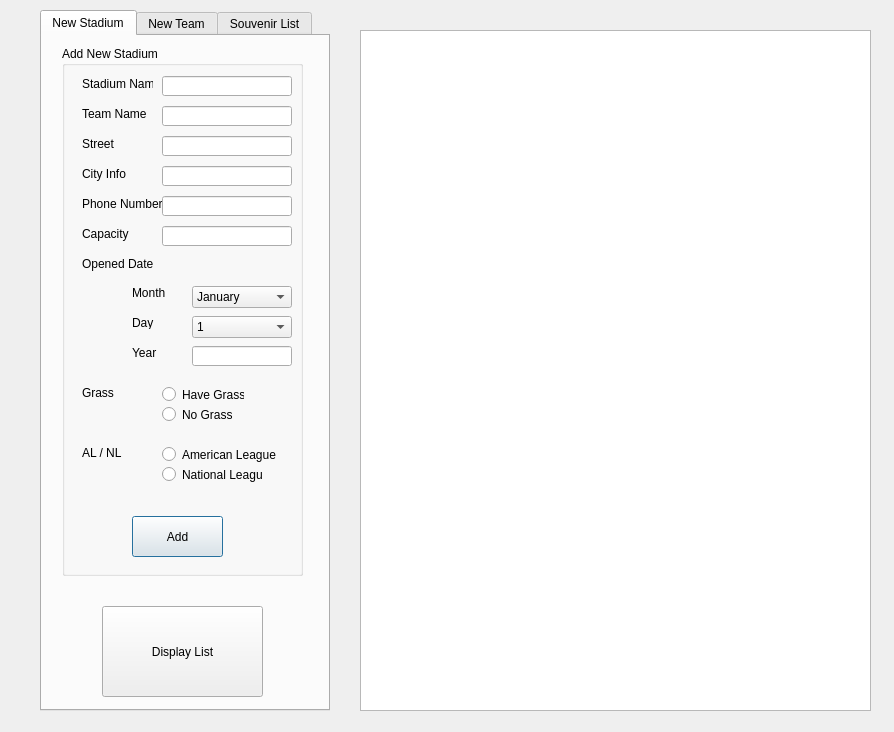
<?xml version="1.0" encoding="UTF-8"?>
<ui version="4.0">
 <class>adminFuntion</class>
 <widget class="QDialog" name="adminFuntion">
  <property name="geometry">
   <rect>
    <x>0</x>
    <y>0</y>
    <width>894</width>
    <height>732</height>
   </rect>
  </property>
  <property name="windowTitle">
   <string>Dialog</string>
  </property>
  <widget class="QTabWidget" name="tabWidget">
   <property name="geometry">
    <rect>
     <x>40</x>
     <y>10</y>
     <width>290</width>
     <height>701</height>
    </rect>
   </property>
   <property name="currentIndex">
    <number>0</number>
   </property>
   <widget class="QWidget" name="NewStadium">
    <attribute name="title">
     <string>New Stadium</string>
    </attribute>
    <widget class="QGroupBox" name="groupBox_5">
     <property name="geometry">
      <rect>
       <x>20</x>
       <y>10</y>
       <width>241</width>
       <height>530</height>
      </rect>
     </property>
     <property name="title">
      <string>Add New Stadium</string>
     </property>
     <widget class="QLabel" name="label_8">
      <property name="geometry">
       <rect>
        <x>20</x>
        <y>30</y>
        <width>71</width>
        <height>16</height>
       </rect>
      </property>
      <property name="text">
       <string>Stadium Name</string>
      </property>
     </widget>
     <widget class="QLabel" name="label_9">
      <property name="geometry">
       <rect>
        <x>20</x>
        <y>60</y>
        <width>71</width>
        <height>16</height>
       </rect>
      </property>
      <property name="text">
       <string>Team Name</string>
      </property>
     </widget>
     <widget class="QLabel" name="label_10">
      <property name="geometry">
       <rect>
        <x>20</x>
        <y>90</y>
        <width>51</width>
        <height>16</height>
       </rect>
      </property>
      <property name="text">
       <string>Street</string>
      </property>
     </widget>
     <widget class="QLabel" name="label_11">
      <property name="geometry">
       <rect>
        <x>20</x>
        <y>120</y>
        <width>51</width>
        <height>16</height>
       </rect>
      </property>
      <property name="text">
       <string>City Info</string>
      </property>
     </widget>
     <widget class="QLabel" name="label_12">
      <property name="geometry">
       <rect>
        <x>20</x>
        <y>150</y>
        <width>81</width>
        <height>16</height>
       </rect>
      </property>
      <property name="text">
       <string>Phone Number</string>
      </property>
     </widget>
     <widget class="QLabel" name="label_13">
      <property name="geometry">
       <rect>
        <x>20</x>
        <y>180</y>
        <width>61</width>
        <height>16</height>
       </rect>
      </property>
      <property name="text">
       <string>Capacity</string>
      </property>
     </widget>
     <widget class="QLabel" name="label_14">
      <property name="geometry">
       <rect>
        <x>20</x>
        <y>210</y>
        <width>71</width>
        <height>16</height>
       </rect>
      </property>
      <property name="text">
       <string>Opened Date</string>
      </property>
     </widget>
     <widget class="QLabel" name="label_15">
      <property name="geometry">
       <rect>
        <x>20</x>
        <y>340</y>
        <width>47</width>
        <height>13</height>
       </rect>
      </property>
      <property name="text">
       <string>Grass</string>
      </property>
     </widget>
     <widget class="QLabel" name="label_16">
      <property name="geometry">
       <rect>
        <x>20</x>
        <y>400</y>
        <width>47</width>
        <height>13</height>
       </rect>
      </property>
      <property name="text">
       <string>AL / NL</string>
      </property>
     </widget>
     <widget class="QLineEdit" name="lineEdit_NewStadium">
      <property name="geometry">
       <rect>
        <x>100</x>
        <y>30</y>
        <width>130</width>
        <height>20</height>
       </rect>
      </property>
     </widget>
     <widget class="QLineEdit" name="lineEdit_NewTeam">
      <property name="geometry">
       <rect>
        <x>100</x>
        <y>60</y>
        <width>130</width>
        <height>20</height>
       </rect>
      </property>
     </widget>
     <widget class="QLineEdit" name="lineEdit_Street">
      <property name="geometry">
       <rect>
        <x>100</x>
        <y>90</y>
        <width>130</width>
        <height>20</height>
       </rect>
      </property>
     </widget>
     <widget class="QLineEdit" name="lineEdit_CityInfo">
      <property name="geometry">
       <rect>
        <x>100</x>
        <y>120</y>
        <width>130</width>
        <height>20</height>
       </rect>
      </property>
     </widget>
     <widget class="QLineEdit" name="lineEdit_PhoneNum">
      <property name="geometry">
       <rect>
        <x>100</x>
        <y>150</y>
        <width>130</width>
        <height>20</height>
       </rect>
      </property>
     </widget>
     <widget class="QLineEdit" name="lineEdit_Capacity">
      <property name="geometry">
       <rect>
        <x>100</x>
        <y>180</y>
        <width>130</width>
        <height>20</height>
       </rect>
      </property>
     </widget>
     <widget class="QLineEdit" name="lineEdit_Year">
      <property name="geometry">
       <rect>
        <x>130</x>
        <y>300</y>
        <width>100</width>
        <height>20</height>
       </rect>
      </property>
     </widget>
     <widget class="QRadioButton" name="haveGrass">
      <property name="geometry">
       <rect>
        <x>100</x>
        <y>340</y>
        <width>82</width>
        <height>17</height>
       </rect>
      </property>
      <property name="text">
       <string>Have Grass</string>
      </property>
     </widget>
     <widget class="QPushButton" name="AddNewStadium">
      <property name="geometry">
       <rect>
        <x>70</x>
        <y>470</y>
        <width>91</width>
        <height>41</height>
       </rect>
      </property>
      <property name="text">
       <string>Add</string>
      </property>
     </widget>
     <widget class="QRadioButton" name="noGrass">
      <property name="geometry">
       <rect>
        <x>100</x>
        <y>360</y>
        <width>82</width>
        <height>17</height>
       </rect>
      </property>
      <property name="text">
       <string>No Grass</string>
      </property>
      <property name="checkable">
       <bool>true</bool>
      </property>
      <property name="checked">
       <bool>false</bool>
      </property>
     </widget>
     <widget class="QRadioButton" name="AL">
      <property name="geometry">
       <rect>
        <x>100</x>
        <y>400</y>
        <width>121</width>
        <height>17</height>
       </rect>
      </property>
      <property name="text">
       <string>American League</string>
      </property>
     </widget>
     <widget class="QRadioButton" name="NL">
      <property name="geometry">
       <rect>
        <x>100</x>
        <y>420</y>
        <width>101</width>
        <height>17</height>
       </rect>
      </property>
      <property name="text">
       <string>National League</string>
      </property>
     </widget>
     <widget class="QComboBox" name="comboBox_Month">
      <property name="geometry">
       <rect>
        <x>130</x>
        <y>240</y>
        <width>100</width>
        <height>22</height>
       </rect>
      </property>
      <item>
       <property name="text">
        <string>January</string>
       </property>
      </item>
      <item>
       <property name="text">
        <string>February</string>
       </property>
      </item>
      <item>
       <property name="text">
        <string>March</string>
       </property>
      </item>
      <item>
       <property name="text">
        <string>April</string>
       </property>
      </item>
      <item>
       <property name="text">
        <string>May</string>
       </property>
      </item>
      <item>
       <property name="text">
        <string>June</string>
       </property>
      </item>
      <item>
       <property name="text">
        <string>July</string>
       </property>
      </item>
      <item>
       <property name="text">
        <string>August</string>
       </property>
      </item>
      <item>
       <property name="text">
        <string>September</string>
       </property>
      </item>
      <item>
       <property name="text">
        <string>October</string>
       </property>
      </item>
      <item>
       <property name="text">
        <string>November</string>
       </property>
      </item>
      <item>
       <property name="text">
        <string>December</string>
       </property>
      </item>
     </widget>
     <widget class="QComboBox" name="comboBox_Day">
      <property name="geometry">
       <rect>
        <x>130</x>
        <y>270</y>
        <width>100</width>
        <height>22</height>
       </rect>
      </property>
      <item>
       <property name="text">
        <string>1</string>
       </property>
      </item>
      <item>
       <property name="text">
        <string>2</string>
       </property>
      </item>
      <item>
       <property name="text">
        <string>3</string>
       </property>
      </item>
      <item>
       <property name="text">
        <string>4</string>
       </property>
      </item>
      <item>
       <property name="text">
        <string>5</string>
       </property>
      </item>
      <item>
       <property name="text">
        <string>6</string>
       </property>
      </item>
      <item>
       <property name="text">
        <string>7</string>
       </property>
      </item>
      <item>
       <property name="text">
        <string>8</string>
       </property>
      </item>
      <item>
       <property name="text">
        <string>9</string>
       </property>
      </item>
      <item>
       <property name="text">
        <string>10</string>
       </property>
      </item>
      <item>
       <property name="text">
        <string>11</string>
       </property>
      </item>
      <item>
       <property name="text">
        <string>12</string>
       </property>
      </item>
      <item>
       <property name="text">
        <string>13</string>
       </property>
      </item>
      <item>
       <property name="text">
        <string>14</string>
       </property>
      </item>
      <item>
       <property name="text">
        <string>15</string>
       </property>
      </item>
      <item>
       <property name="text">
        <string>16</string>
       </property>
      </item>
      <item>
       <property name="text">
        <string>17</string>
       </property>
      </item>
      <item>
       <property name="text">
        <string>18</string>
       </property>
      </item>
      <item>
       <property name="text">
        <string>19</string>
       </property>
      </item>
      <item>
       <property name="text">
        <string>20</string>
       </property>
      </item>
      <item>
       <property name="text">
        <string>21</string>
       </property>
      </item>
      <item>
       <property name="text">
        <string>22</string>
       </property>
      </item>
      <item>
       <property name="text">
        <string>23</string>
       </property>
      </item>
      <item>
       <property name="text">
        <string>24</string>
       </property>
      </item>
      <item>
       <property name="text">
        <string>25</string>
       </property>
      </item>
      <item>
       <property name="text">
        <string>26</string>
       </property>
      </item>
      <item>
       <property name="text">
        <string>27</string>
       </property>
      </item>
      <item>
       <property name="text">
        <string>28</string>
       </property>
      </item>
      <item>
       <property name="text">
        <string>29</string>
       </property>
      </item>
      <item>
       <property name="text">
        <string>30</string>
       </property>
      </item>
      <item>
       <property name="text">
        <string>31</string>
       </property>
      </item>
     </widget>
     <widget class="QLabel" name="label_17">
      <property name="geometry">
       <rect>
        <x>70</x>
        <y>240</y>
        <width>47</width>
        <height>13</height>
       </rect>
      </property>
      <property name="text">
       <string>Month</string>
      </property>
     </widget>
     <widget class="QLabel" name="label_18">
      <property name="geometry">
       <rect>
        <x>70</x>
        <y>270</y>
        <width>47</width>
        <height>13</height>
       </rect>
      </property>
      <property name="text">
       <string>Day</string>
      </property>
     </widget>
     <widget class="QLabel" name="label_19">
      <property name="geometry">
       <rect>
        <x>70</x>
        <y>300</y>
        <width>47</width>
        <height>13</height>
       </rect>
      </property>
      <property name="text">
       <string>Year</string>
      </property>
     </widget>
    </widget>
    <widget class="QPushButton" name="Display_Stadium_List_1">
     <property name="geometry">
      <rect>
       <x>60</x>
       <y>570</y>
       <width>161</width>
       <height>91</height>
      </rect>
     </property>
     <property name="text">
      <string>Display List</string>
     </property>
    </widget>
   </widget>
   <widget class="QWidget" name="New_Team">
    <attribute name="title">
     <string>New Team</string>
    </attribute>
    <widget class="QGroupBox" name="groupBox_4">
     <property name="geometry">
      <rect>
       <x>20</x>
       <y>20</y>
       <width>241</width>
       <height>171</height>
      </rect>
     </property>
     <property name="title">
      <string>Add New Team</string>
     </property>
     <widget class="QLabel" name="label_6">
      <property name="geometry">
       <rect>
        <x>20</x>
        <y>40</y>
        <width>71</width>
        <height>16</height>
       </rect>
      </property>
      <property name="text">
       <string>Team Name</string>
      </property>
     </widget>
     <widget class="QLabel" name="label_7">
      <property name="geometry">
       <rect>
        <x>20</x>
        <y>80</y>
        <width>81</width>
        <height>16</height>
       </rect>
      </property>
      <property name="text">
       <string>Stadium Name</string>
      </property>
     </widget>
     <widget class="QLineEdit" name="lineEdit_TeamSwitch">
      <property name="geometry">
       <rect>
        <x>100</x>
        <y>40</y>
        <width>130</width>
        <height>20</height>
       </rect>
      </property>
     </widget>
     <widget class="QLineEdit" name="lineEdit_StadiumSwitch">
      <property name="geometry">
       <rect>
        <x>100</x>
        <y>80</y>
        <width>130</width>
        <height>20</height>
       </rect>
      </property>
     </widget>
     <widget class="QPushButton" name="AddNewTeam">
      <property name="geometry">
       <rect>
        <x>80</x>
        <y>120</y>
        <width>75</width>
        <height>31</height>
       </rect>
      </property>
      <property name="text">
       <string>Add</string>
      </property>
     </widget>
    </widget>
    <widget class="QPushButton" name="Display_Stadium_List">
     <property name="geometry">
      <rect>
       <x>70</x>
       <y>220</y>
       <width>161</width>
       <height>91</height>
      </rect>
     </property>
     <property name="text">
      <string>Display List</string>
     </property>
    </widget>
   </widget>
   <widget class="QWidget" name="Souvenir_List">
    <attribute name="title">
     <string>Souvenir List</string>
    </attribute>
    <widget class="QGroupBox" name="groupBox">
     <property name="geometry">
      <rect>
       <x>20</x>
       <y>20</y>
       <width>241</width>
       <height>161</height>
      </rect>
     </property>
     <property name="title">
      <string>Add Souvenir</string>
     </property>
     <widget class="QLabel" name="label">
      <property name="geometry">
       <rect>
        <x>30</x>
        <y>30</y>
        <width>60</width>
        <height>20</height>
       </rect>
      </property>
      <property name="text">
       <string> Name</string>
      </property>
     </widget>
     <widget class="QLabel" name="label_2">
      <property name="geometry">
       <rect>
        <x>30</x>
        <y>70</y>
        <width>47</width>
        <height>13</height>
       </rect>
      </property>
      <property name="text">
       <string>Price</string>
      </property>
     </widget>
     <widget class="QPushButton" name="Add_Souvenir">
      <property name="geometry">
       <rect>
        <x>70</x>
        <y>110</y>
        <width>80</width>
        <height>23</height>
       </rect>
      </property>
      <property name="text">
       <string>Add</string>
      </property>
     </widget>
     <widget class="QLineEdit" name="lineEdit_AddName">
      <property name="geometry">
       <rect>
        <x>100</x>
        <y>30</y>
        <width>120</width>
        <height>20</height>
       </rect>
      </property>
     </widget>
     <widget class="QLineEdit" name="lineEdit_AddPrice">
      <property name="geometry">
       <rect>
        <x>100</x>
        <y>70</y>
        <width>120</width>
        <height>20</height>
       </rect>
      </property>
     </widget>
    </widget>
    <widget class="QGroupBox" name="groupBox_2">
     <property name="geometry">
      <rect>
       <x>20</x>
       <y>200</y>
       <width>241</width>
       <height>151</height>
      </rect>
     </property>
     <property name="title">
      <string>Delete Souvenir</string>
     </property>
     <widget class="QLabel" name="label_3">
      <property name="geometry">
       <rect>
        <x>30</x>
        <y>50</y>
        <width>47</width>
        <height>13</height>
       </rect>
      </property>
      <property name="text">
       <string>Name</string>
      </property>
     </widget>
     <widget class="QLineEdit" name="lineEdit_deleteName">
      <property name="geometry">
       <rect>
        <x>100</x>
        <y>50</y>
        <width>120</width>
        <height>20</height>
       </rect>
      </property>
     </widget>
     <widget class="QPushButton" name="Delete_Souvenir">
      <property name="geometry">
       <rect>
        <x>80</x>
        <y>100</y>
        <width>75</width>
        <height>23</height>
       </rect>
      </property>
      <property name="text">
       <string>Delete</string>
      </property>
     </widget>
    </widget>
    <widget class="QGroupBox" name="groupBox_3">
     <property name="geometry">
      <rect>
       <x>20</x>
       <y>370</y>
       <width>240</width>
       <height>170</height>
      </rect>
     </property>
     <property name="title">
      <string>Change Souvenir</string>
     </property>
     <widget class="QLabel" name="label_4">
      <property name="geometry">
       <rect>
        <x>30</x>
        <y>40</y>
        <width>47</width>
        <height>13</height>
       </rect>
      </property>
      <property name="text">
       <string>Name</string>
      </property>
     </widget>
     <widget class="QLabel" name="label_5">
      <property name="geometry">
       <rect>
        <x>30</x>
        <y>80</y>
        <width>47</width>
        <height>13</height>
       </rect>
      </property>
      <property name="text">
       <string>Price</string>
      </property>
     </widget>
     <widget class="QLineEdit" name="lineEdit_ChangeName">
      <property name="geometry">
       <rect>
        <x>100</x>
        <y>40</y>
        <width>120</width>
        <height>20</height>
       </rect>
      </property>
     </widget>
     <widget class="QLineEdit" name="lineEdit_ChangePrice">
      <property name="geometry">
       <rect>
        <x>100</x>
        <y>80</y>
        <width>120</width>
        <height>20</height>
       </rect>
      </property>
     </widget>
     <widget class="QPushButton" name="Change_Souvenir">
      <property name="geometry">
       <rect>
        <x>80</x>
        <y>120</y>
        <width>75</width>
        <height>23</height>
       </rect>
      </property>
      <property name="text">
       <string>Change</string>
      </property>
     </widget>
    </widget>
    <widget class="QPushButton" name="Display">
     <property name="geometry">
      <rect>
       <x>60</x>
       <y>560</y>
       <width>140</width>
       <height>90</height>
      </rect>
     </property>
     <property name="text">
      <string>Display List</string>
     </property>
    </widget>
   </widget>
  </widget>
  <widget class="QTableWidget" name="tableWidget">
   <property name="geometry">
    <rect>
     <x>360</x>
     <y>30</y>
     <width>511</width>
     <height>681</height>
    </rect>
   </property>
  </widget>
 </widget>
 <resources/>
 <connections/>
</ui>
